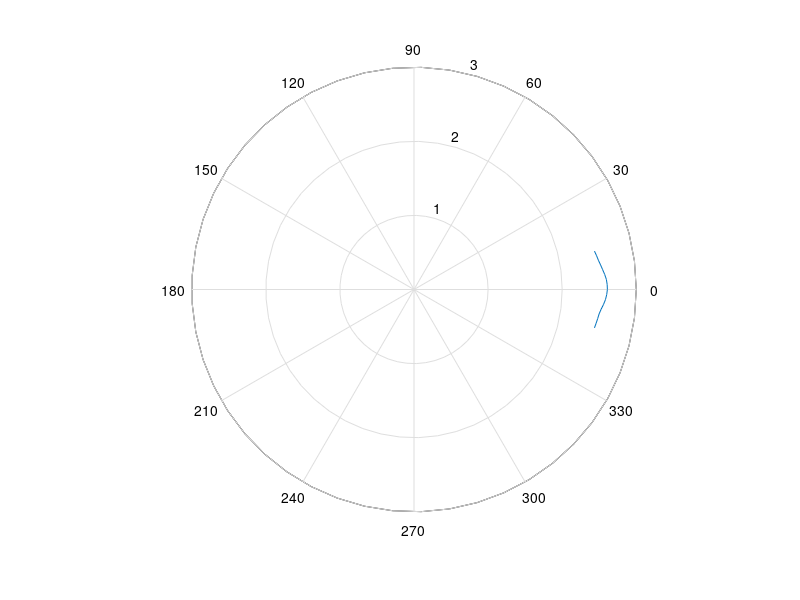

MATLAB code for this plot: (Note: this script raises an error after producing the figure.)
clear all
close all
clc

%% riporto i valori
theta = linspace(-pi/15, pi/15, 17);
voltage = [2.49 2.5 2.51 2.52 2.54 2.566 2.588 2.602 2.61 2.608 2.6 2.582 ...
    2.56 2.54 2.52 2.506 2.49];

%% assi di riferimento per individuare lo spicchio di nostro interesse
x = [0 -pi/15];
y = [0 3];

z = [0 pi/15];
w = [0 3];

%% plotto i valori a regime
a = linspace(-pi/15, -pi, 12);
b = 2.49.*1.^(1:12);

c = linspace (pi/15, pi, 12);
d =2.49.*1.^(1:12);

%% grafici
figure(1)
PolarGraph = polar(theta,voltage);
PolarGraph.LineStyle ="-";
PolarGraph.Color = [0.6350 0.0780 0.1840];
PolarGraph.Marker = "hexagram";
PolarGraph.LineWidth = 1;
hold on
polar(x,y, 'k-')
polar(z,w, 'k-')
A = polar(a,b)
B = polar(c,d)
A.Color = [0.6350 0.0780 0.1840]; 
A.LineWidth = 1;
B.Color = [0.6350 0.0780 0.1840];
B.LineWidth = 1;

%% caratteristiche del titolo
[t,s] = title ('Rate of change of the voltage with respect to degree, North pole','Distance set at 2,5 cm, \theta variable')
t.FontSize = 16;
s.FontAngle='italic';
